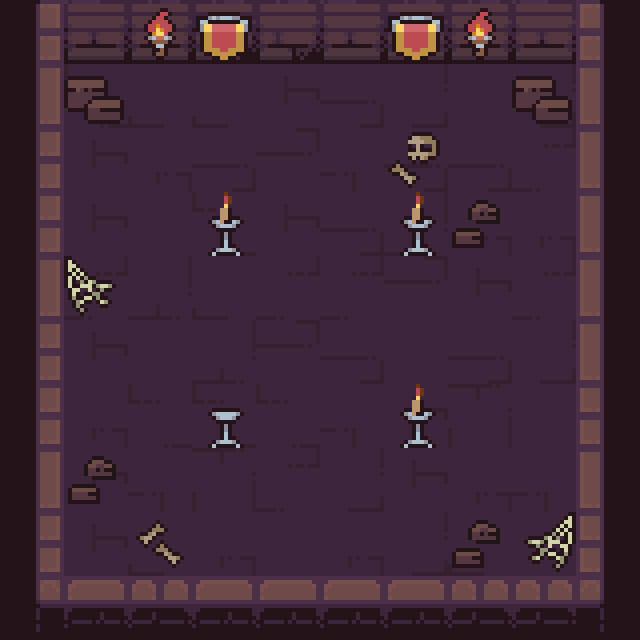

The image is a tile-based game level rendered from a .tmx file. Its description and complete source (layers, tilesets, objects, tile grids) follow:
An orthogonal 10x10 tile map with 64x64 px tiles, 4 tile layers (Void, Floor, Walls, Decorations).

<map version="1.10" tiledversion="1.10.2" orientation="orthogonal" renderorder="right-down" width="10" height="10" tilewidth="64" tileheight="64" infinite="0" nextlayerid="5" nextobjectid="1">
 <tileset firstgid="1" source="Tiles.tsx" />
 <layer id="1" name="Void" width="10" height="10">
  <data encoding="csv">
79,79,79,79,79,79,79,79,79,79,
79,79,79,79,79,79,79,79,79,79,
79,79,79,79,79,79,79,79,79,79,
79,79,79,79,79,79,79,79,79,79,
79,79,79,79,79,79,79,79,79,79,
79,79,79,79,79,79,79,79,79,79,
79,79,79,79,79,79,79,79,79,79,
79,79,79,79,79,79,79,79,79,79,
79,79,79,79,79,79,79,79,79,79,
79,79,79,79,79,79,79,79,79,79
</data>
 </layer>
 <layer id="2" name="Floor" width="10" height="10">
  <data encoding="csv">
0,0,0,0,0,0,0,0,0,0,
0,10,20,20,18,9,17,19,17,0,
0,18,27,9,28,30,9,9,7,0,
0,18,19,10,18,9,8,27,27,0,
0,7,8,20,7,7,28,18,7,0,
0,18,19,8,28,9,19,9,17,0,
0,27,10,10,10,30,18,29,19,0,
0,18,30,29,7,17,18,27,30,0,
0,18,20,27,19,27,17,20,19,0,
0,0,0,0,0,0,0,0,0,0
</data>
 </layer>
 <layer id="3" name="Walls" width="10" height="10">
  <data encoding="csv">
1,3,5,4,4,3,5,2,3,6,
11,0,0,0,0,0,0,0,0,16,
21,0,0,0,0,0,0,0,0,16,
21,0,0,0,0,0,0,0,0,36,
11,0,0,0,0,0,0,0,0,36,
21,0,0,0,0,0,0,0,0,36,
21,0,0,0,0,0,0,0,0,26,
11,0,0,0,0,0,0,0,0,36,
21,0,0,0,0,0,0,0,0,26,
41,42,44,42,45,42,45,43,43,46
</data>
 </layer>
 <layer id="4" name="Decorations" width="10" height="10">
  <data encoding="csv">
0,0,91,75,0,0,75,91,0,0,
0,50,0,0,0,0,0,0,50,0,
0,0,0,0,0,0,78,0,0,0,
0,0,0,94,0,0,94,60,0,0,
0,65,0,0,0,0,0,0,0,0,
0,0,0,0,0,0,0,0,0,0,
0,0,0,95,0,0,94,0,0,0,
0,60,0,0,0,0,0,0,0,0,
0,0,69,0,0,0,0,60,2147483713,0,
0,0,0,0,0,0,0,0,0,0
</data>
 </layer>
</map>